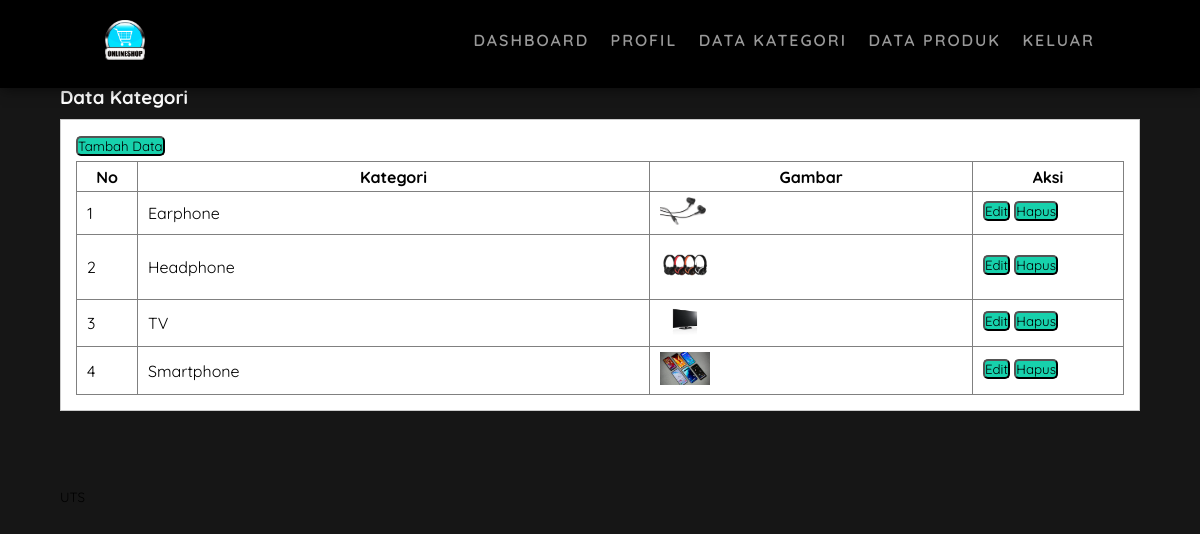
/data-kategori.php (signed in), run on the app's committed database.
### tables this page shows
CREATE TABLE `tb_category` (
  `category_id` int(200) NOT NULL,
  `category_name` varchar(50) NOT NULL,
  `category_image` varchar(100) NOT NULL
);

### data-kategori.php (the view, shortened to what this page needs)
<?php
	include 'db.php';
?>
<!DOCTYPE html>
<html>
<head>
	<link rel="stylesheet" type="text/css" href="css/style.css?t=<?php echo round(microtime(true)*1000);?>">
</head>
<body>
	<header>
		<div class="container">
			<h1><a href="dashboard.php"><img src="./img/logo.png" height="40dp" width="40dp"></a></h1>
			<ul>
				<li><a href="dashboard.php">Dashboard</a></li>
				<li><a href="profil.php">Profil</a></li>
				<li><a href="data-kategori.php">Data Kategori</a></li>
				<li><a href="data-produk.php">Data Produk</a></li>
				<li><a href="keluar.php">Keluar</a></li>
			</ul>
		</div>
	</header>
	<div class="section">
		<div class="container">
			<h3>Data Kategori</h3>
			<div class="box">
				<button><a href="tambah-kategori.php">Tambah Data</a></button>
				<table border="1" cellspacing="0" class="table">
					<thead>
						<tr>
							<th width="60px">No</th>
							<th>Kategori</th>
							<th>Gambar</th>
							<th width="150px">Aksi</th>
						</tr>
					</thead>
					<tbody>
						<?php
							$no = 1;
							$kategori = mysqli_query($conn, "SELECT * FROM tb_category ORDER BY category_id DESC");
							if(mysqli_num_rows($kategori) > 0){
							while($row = mysqli_fetch_array($kategori)){
						?>
						<tr>
							<td><?php echo $no++ ?></td>
							<td><?php echo $row['category_name'] ?></td>
							<td><a href="kategori/<?php echo $row['category_image'] ?>" target="_blank"> <img src="kategori/<?php echo $row['category_image'] ?>" width="50px"> </a></td>
							<td>
								<button><a href="edit-kategori.php?id=<?php echo $row['category_id'] ?>"> Edit </a></button>
								<button><a href="proses-hapus.php?id=<?php echo $row['category_id'] ?>" onclick="return confirm('Yakin ingin hapus ?')"> Hapus </a></button>
							</td>
						</tr>
						<?php }}else{ ?>
							<tr>
								<td colspan="3">Tidak ada data</td>
							</tr>
						<?php } ?>
					</tbody>
				</table>
			</div>
		</div>
	</div>
	<footer>
		<div class="container">
			<small>UTS</small>
		</div>
	</footer>
</body>
</html>

### css/style.css (style rules this page uses)
* { padding:0; margin:0; font-family: 'Quicksand', sans-serif; }
html { scroll-behavior: smooth; }
body { background-color: #161616; margin: 0px; pad: 0px; padding-top: 60px; }
a { color: inherit; text-decoration: none; }
header { display: flex; justify-content: space-between; align-items: center; text-transform: uppercase; font-weight: 600; letter-spacing: 2px; font-family: calibri; position: fixed; color: #999; top: 0; left: 0; width: 100%; box-sizing: border-box; padding: 10px 50px; background-color: #000; box-shadow: 2px 2px 12px rgba(0,0,0,0.5); z-index: 1; }
header h1 { float: left; padding:10px 0; }
header ul { float: right; }
header ul li { display: inline-block; }
header ul li a { padding:20px 0 20px 15px; display: inline-block; }
footer { padding:25px 0; }
.container { width: 90%; margin:0 auto; }
.container:after { content: ''; display: block; clear: both; }
.section { padding:25px 0; }
.box { background-color: #fff; border:1px solid #ccc; padding:15px; box-sizing: border-box; margin:10px 0 25px 0; }
.box:after { content: ''; display: block; clear: both; }
.box button { margin-bottom: 5px; background-color: #17d1ac; border-radius: 5px; }
.table { width: 100%; border-collapse: collapse; }
.table tr { height: 30px; }
.table tr td { padding:5px 10px; }
.container h3 { color: #fff; }

### data on the page
tb_category: category_name "Earphone", category_image (picture)
tb_category: category_name "Headphone", category_image (picture)
tb_category: category_name "TV", category_image (picture)
tb_category: category_name "Smartphone", category_image (picture)
